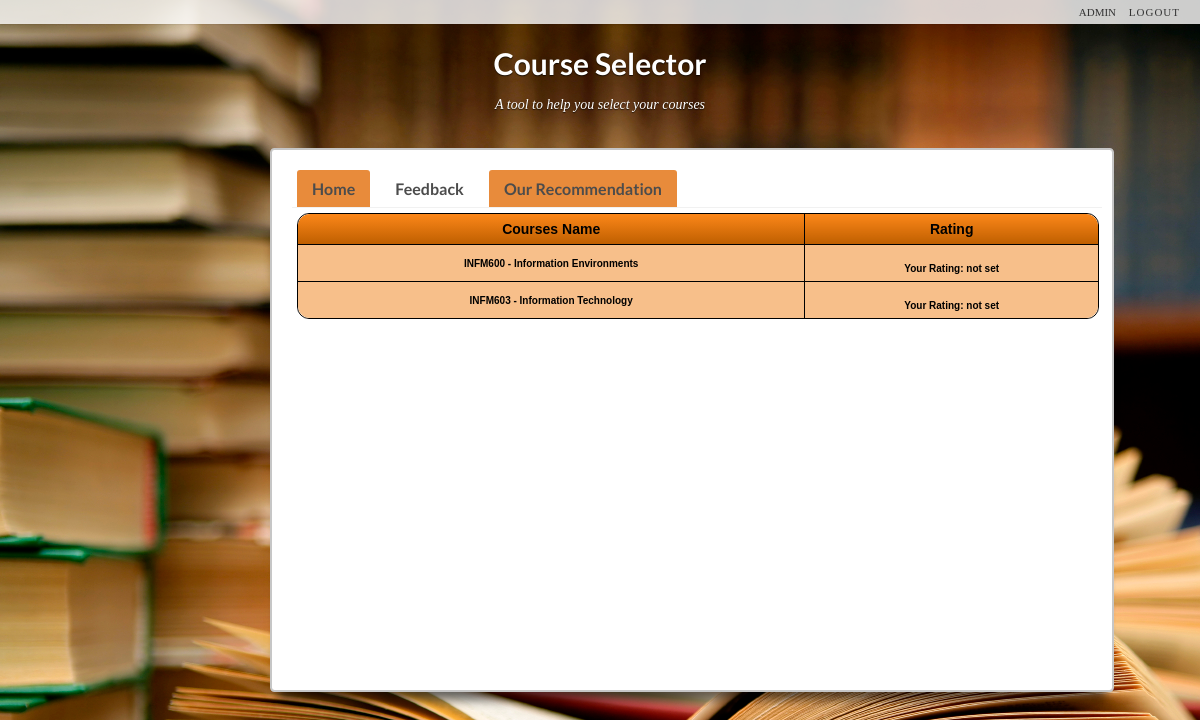
Before: /feedback (signed in) with the older database file.
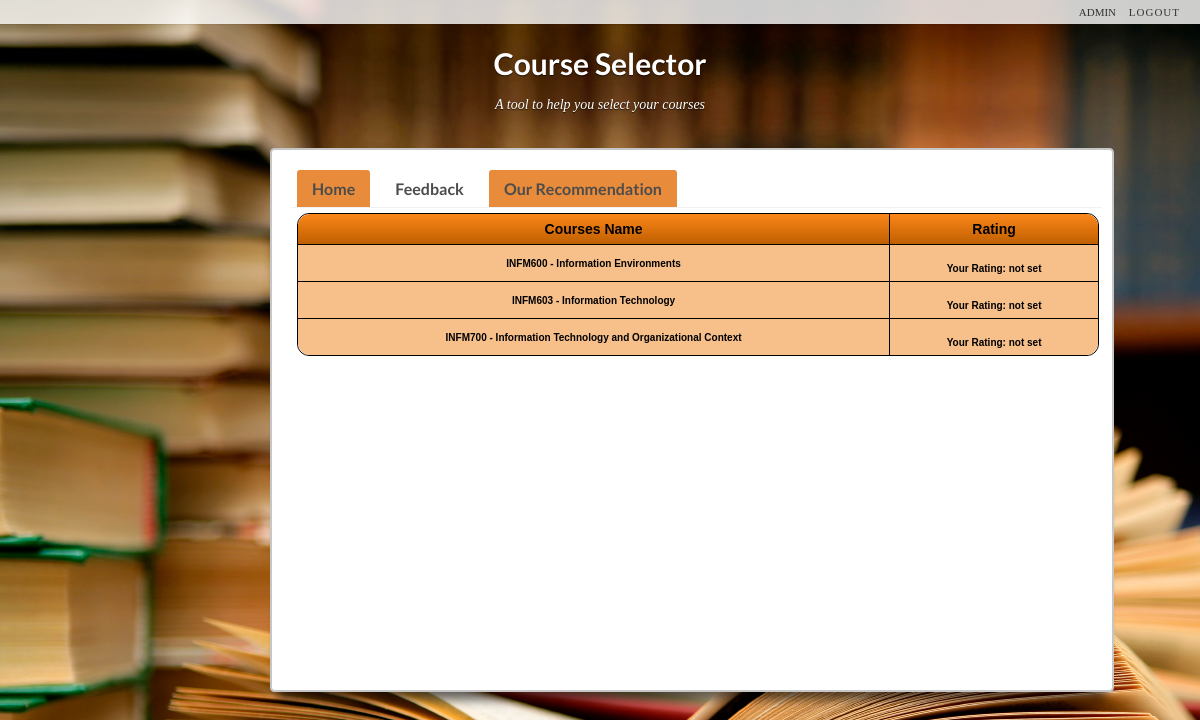
After: the same page with the newer database file.
### tables this page shows
CREATE TABLE student_course_details(
  id integer not null,
  course_name varchar not null,
  course_code varchar not null,
  semester varchar not null

);

### Main.py (the view)
@app.route('/feedback',methods=['GET','POST'])
def feedback():
    print "in feedback" + session['username']
    user = session['username']
    l = loginAccount()
    mainList = l.getStudDtls(user)
    print mainList
    dtls = mainList[0]
    intList = mainList[1]
    d =  dtls[0]
    courseDtls = l.getCourseDtls(d['id'])
    return render_template('feedbackform.html',courses = courseDtls,username = user )

### Login.py (called while the page is built)
    def getStudDtls(self,username):
        cursor = conn.execute('SELECT s.first_name || " " || s.last_name,a.degree,a.major,a.semester,s.id from student_account_details s,student_academic_details a where s.id = a.id and s.email="'+username+'"')
        entries = [dict(name=row[0], degree=row[1], major=row[2], ay = row [3], id  = row [4]) for row in cursor.fetchall()]
        print "ahsdihaodihwqdw"
        d =  entries[0]
        id = d['id']
        cursor = conn.execute('SELECT tag_name FROM student_interests where s_id = '+str(id))
        one_entries = [dict(tag=row[0]) for row in cursor.fetchall()]
        detailsList = []
        detailsList.append(entries)
        detailsList.append(one_entries)
        return detailsList

    def getCourseDtls(self,id):
        cursor = conn.execute('SELECT c.course_name,c.semester from student_course_details c where c.id = '+str(id))
        entries = [dict(name=row[0],semester=row[1]) for row in cursor.fetchall()]
        return entries

### templates/feedbackform.html (shortened to what this page needs)
<!DOCTYPE html>
<html>
<head lang="en">
    <link rel="stylesheet" type="text/css" href="../static/css/default.css" />
    <link rel="stylesheet" type="text/css" href="../static/css/tabs.css" />
    <link type="text/css" rel="stylesheet" href="../static/css/jquery.ratings.css" />
</head>
<body>
<div class="codrops-top">
    <div style="text-align: right;padding-right: 10px;"><label id="username">{{username|safe}}</label>
        <a href="{{url_for('logout',filename='index.html')}}">Logout </a>
    </div>
</div>
<div class="container">
    <header >
        <h1> <strong>Course Selector</strong></h1>
        <h2>A tool to help you select your courses</h2>
    </header>
</div>
<form class="register" style="overflow-y:auto;height: 500px">
    <ul class="tab-links">
                            <li><a href="{{url_for('home')}}" >Home</a></li>
        <li class="active"><a href="{{url_for('feedback')}}">Feedback</a></li>
        <li><a href="{{url_for('planner')}}">Our Recommendation</a></li>
        </ul>
        <div class="tab-content">
            <div id="home" class="tab active">
<fieldset class="row2">
    <div class ="CSSTableGenerator">
            <table>
                <tr><td>Courses Name</td>
                    <td>Rating</td>
                </tr>
                {% for course in courses %}
                <tr><td>{{course.name|safe}}</td>
                    <td>
                        <div id="example-2"></div> <br />
                            Your Rating: <span id="example-rating-2">not set</span>
                    </td>
                </tr>
                {% endfor %}
            </table>
        </div>
    </fieldset>
   </div>
            </div>
</form>
</body>
</html>

Changed rows visible on the page:
added student_course_details: name "INFM700 - Information Technology and Organizational Context"
